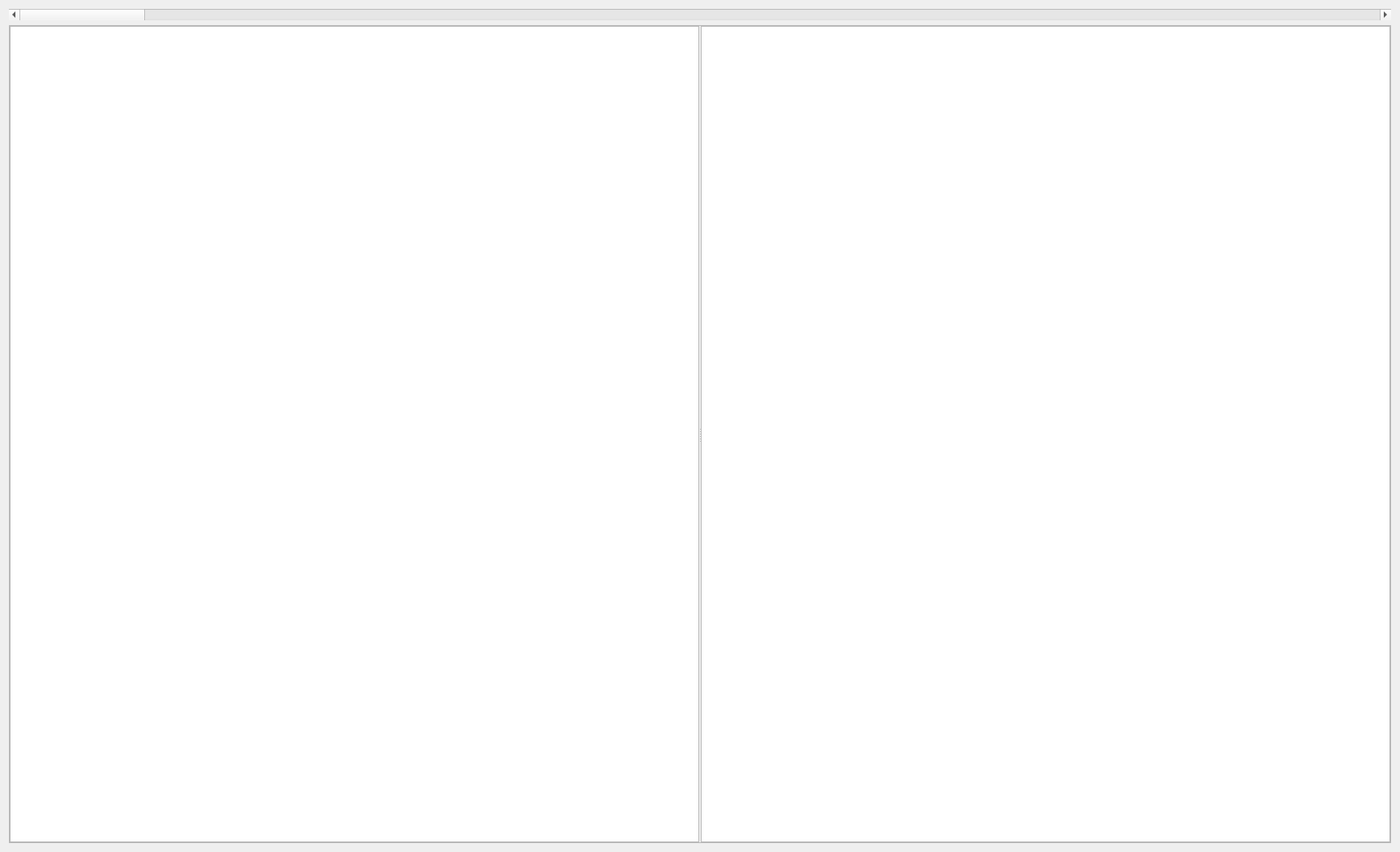
<?xml version="1.0" encoding="UTF-8"?>
<ui version="4.0">
 <class>Form</class>
 <widget class="QWidget" name="Form">
  <property name="geometry">
   <rect>
    <x>0</x>
    <y>0</y>
    <width>1728</width>
    <height>1051</height>
   </rect>
  </property>
  <property name="windowTitle">
   <string>Viewer</string>
  </property>
  <layout class="QVBoxLayout" name="verticalLayout">
   <item>
    <layout class="QVBoxLayout" name="verticalLayout_veiw" stretch="0,0">
     <item>
      <widget class="QScrollBar" name="mainScrollBar">
       <property name="orientation">
        <enum>Qt::Horizontal</enum>
       </property>
      </widget>
     </item>
     <item>
      <layout class="QHBoxLayout" name="horizontalLayout" stretch="1">
       <item>
        <widget class="QFrame" name="frame">
         <property name="frameShape">
          <enum>QFrame::StyledPanel</enum>
         </property>
         <property name="frameShadow">
          <enum>QFrame::Raised</enum>
         </property>
         <layout class="QHBoxLayout" name="horizontalLayout_2">
          <property name="leftMargin">
           <number>0</number>
          </property>
          <property name="topMargin">
           <number>0</number>
          </property>
          <property name="rightMargin">
           <number>0</number>
          </property>
          <property name="bottomMargin">
           <number>0</number>
          </property>
          <item>
           <widget class="QSplitter" name="splitter">
            <property name="orientation">
             <enum>Qt::Horizontal</enum>
            </property>
            <property name="opaqueResize">
             <bool>true</bool>
            </property>
            <property name="handleWidth">
             <number>2</number>
            </property>
            <widget class="QGraphicsView" name="graphicsView_left"/>
            <widget class="QGraphicsView" name="graphicsView_right"/>
           </widget>
          </item>
         </layout>
        </widget>
       </item>
      </layout>
     </item>
    </layout>
   </item>
  </layout>
 </widget>
 <resources/>
 <connections/>
</ui>
